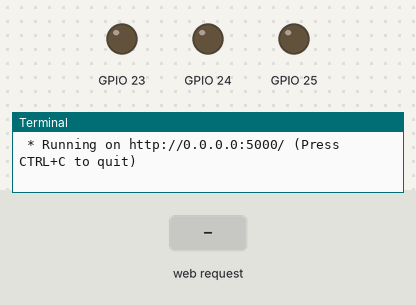
This program was run on a simulated Raspberry Pi (BCM pin numbers). On the bench: output pins drawn as LEDs (lit = HIGH), the last lines printed to the terminal. Inputs (shaded band) come from the test bench. The clock reads 2024-03-15 10:24:30 at power-on unless the program sets it.

Above: at 1.2 s.
1.3 s: HTTP request for /23/on received
At 1.8 s:
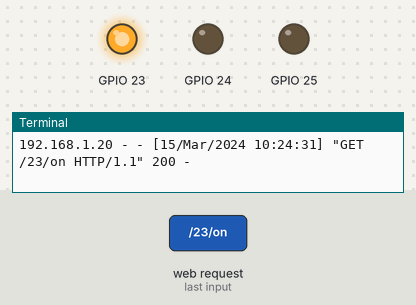
2.8 s: HTTP request for /24/on received
At 4.0 s:
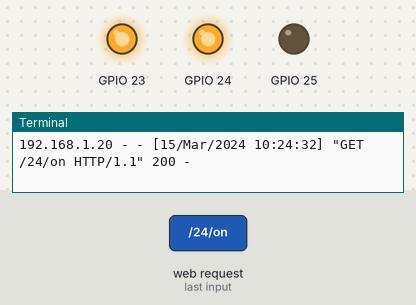
4.3 s: HTTP request for /23/off received
At 5.3 s:
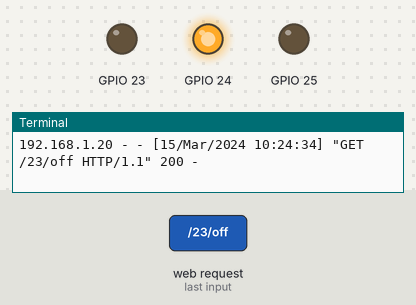
5.8 s: HTTP request for /25/on received
At 6.4 s:
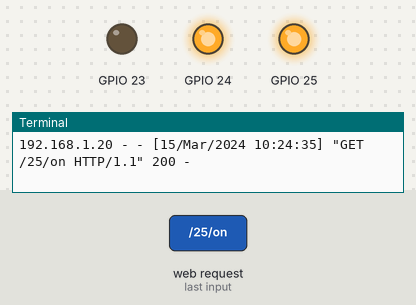
7.3 s: HTTP request for /24/off received
At 8.5 s:
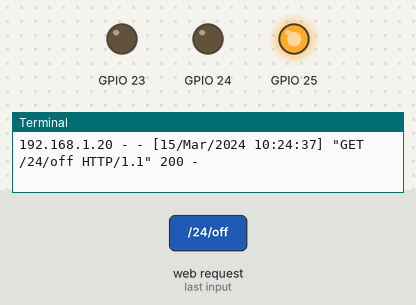
8.8 s: HTTP request for /25/off received
At 9.9 s:
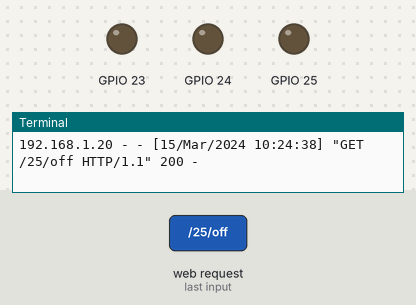
Timing chart, 0 to 11.3 s (numbered marks = the images above; inputs shaded):
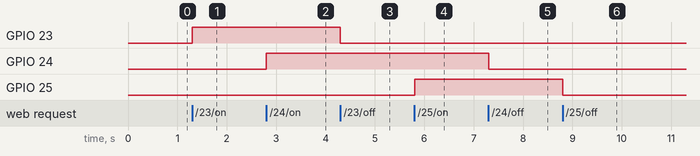

Measured:
- after the input at 1.3 s, GPIO 23: LOW → HIGH at once
- after the input at 2.8 s, GPIO 24: LOW → HIGH at once
- after the input at 4.3 s, GPIO 23: HIGH → LOW at once
- after the input at 5.8 s, GPIO 25: LOW → HIGH at once
- after the input at 7.3 s, GPIO 24: HIGH → LOW at once
- after the input at 8.8 s, GPIO 25: HIGH → LOW at once

The program:

homeLED.py
```python
import RPi.GPIO as GPIO
from flask import Flask, render_template,request

app = Flask(__name__)

#불필요한 warning제거 GPIO핀모드 설정
GPIO.setwarnings(False)
GPIO.setmode(GPIO.BCM)

pins = {
    23:{'name':'RED LED','state':GPIO.LOW},
    24:{'name':'YELLOW LED','state':GPIO.LOW},
    25:{'name':'Green LED','state':GPIO.LOW},
}

# pins내에 있는 모든 핀들을 출력으로 설정하고 초기 LED off
for pin in pins:
    GPIO.setup(pin,GPIO.OUT)
    GPIO.output(pin,GPIO.LOW)

@app.route('/')
def main():
    for pin in pins:
        pins[pin]['state'] = GPIO.input(pin)
    #templateData에 저장
    templateData = {
        'pins':pins
    }
    return render_template('homeLED.html',**templateData)

# 웹 서버의 url주소로 접근하면 main()
@app.route('/<changePin>/<action>')
def action(changePin,action):
    changePin = int(changePin)
    deviceName = pins[changePin]['name']
    if action == 'on':
        GPIO.output(changePin, GPIO.HIGH)
    if action == 'off':
        GPIO.output(changePin, GPIO.LOW)
    pins[changePin]['state'] = GPIO.input(changePin)
    templateData = {
        'pins': pins
    }
    return render_template('homeLED.html', **templateData)
if __name__ == "__main__":
    app.run(host='0.0.0.0', port=5000, debug=False)
    
```
